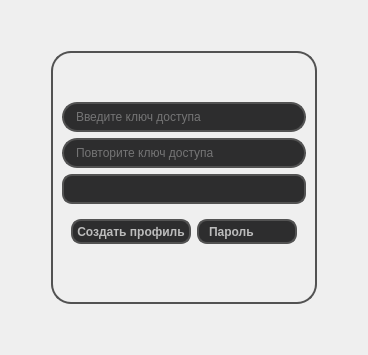
            <widget class="QWidget" name="page_auth">
             <property name="font">
              <font>
               <family>Segoe UI</family>
              </font>
             </property>
             <property name="layoutDirection">
              <enum>Qt::LeftToRight</enum>
             </property>
             <property name="autoFillBackground">
              <bool>false</bool>
             </property>
             <layout class="QGridLayout" name="gridLayout">
              <item row="1" column="1">
               <widget class="QFrame" name="frame_auth">
                <property name="sizePolicy">
                 <sizepolicy hsizetype="Preferred" vsizetype="Fixed">
                  <horstretch>0</horstretch>
                  <verstretch>0</verstretch>
                 </sizepolicy>
                </property>
                <property name="minimumSize">
                 <size>
                  <width>0</width>
                  <height>0</height>
                 </size>
                </property>
                <property name="styleSheet">
                 <string notr="true">border: 2px solid #525252;
border-radius: 20px;</string>
                </property>
                <property name="frameShape">
                 <enum>QFrame::StyledPanel</enum>
                </property>
                <property name="frameShadow">
                 <enum>QFrame::Raised</enum>
                </property>
                <layout class="QGridLayout" name="gridLayout_2">
                 <item row="2" column="0">
                  <widget class="QLineEdit" name="edit_auth_rPass">
                   <property name="minimumSize">
                    <size>
                     <width>230</width>
                     <height>30</height>
                    </size>
                   </property>
                   <property name="font">
                    <font>
                     <family>Segoe UI</family>
                    </font>
                   </property>
                   <property name="styleSheet">
                    <string notr="true">QLineEdit {
	background-color: #2D2D2E;
	border-radius: 15px;
	border: 2px solid #525252;
	padding-left: 10px;
	color: #BCBCBC;
}
QLineEdit:hover {
	border: 2px solid #777777;
}
QLineEdit:focus {
	border: 2px solid #8D8D8D;
}</string>
                   </property>
                   <property name="text">
                    <string/>
                   </property>
                   <property name="echoMode">
                    <enum>QLineEdit::Password</enum>
                   </property>
                   <property name="placeholderText">
                    <string>Повторите ключ доступа</string>
                   </property>
                  </widget>
                 </item>
                 <item row="0" column="0">
                  <spacer name="verticalSpacer_3">
                   <property name="orientation">
                    <enum>Qt::Vertical</enum>
                   </property>
                   <property name="sizeHint" stdset="0">
                    <size>
                     <width>20</width>
                     <height>40</height>
                    </size>
                   </property>
                  </spacer>
                 </item>
                 <item row="1" column="0">
                  <widget class="QLineEdit" name="edit_auth_pass">
                   <property name="minimumSize">
                    <size>
                     <width>230</width>
                     <height>30</height>
                    </size>
                   </property>
                   <property name="font">
                    <font>
                     <family>Segoe UI</family>
                    </font>
                   </property>
                   <property name="styleSheet">
                    <string notr="true">QLineEdit {
	background-color: #2D2D2E;
	border-radius: 15px;
	border: 2px solid #525252;
	padding-left: 10px;
	color: #BCBCBC;
}
QLineEdit:hover {
	border: 2px solid #777777;
}
QLineEdit:focus {
	border: 2px solid #8D8D8D;
}</string>
                   </property>
                   <property name="text">
                    <string/>
                   </property>
                   <property name="echoMode">
                    <enum>QLineEdit::Password</enum>
                   </property>
                   <property name="placeholderText">
                    <string>Введите ключ доступа</string>
                   </property>
                  </widget>
                 </item>
                 <item row="4" column="0">
                  <widget class="QFrame" name="frame_change">
                   <property name="styleSheet">
                    <string notr="true">border: 0px;
border-radius: 0px;</string>
                   </property>
                   <layout class="QHBoxLayout" name="horizontalLayout_9">
                    <item>
                     <widget class="QPushButton" name="btn_auth_create">
                      <property name="minimumSize">
                       <size>
                        <width>120</width>
                        <height>25</height>
                       </size>
                      </property>
                      <property name="maximumSize">
                       <size>
                        <width>120</width>
                        <height>25</height>
                       </size>
                      </property>
                      <property name="sizeIncrement">
                       <size>
                        <width>0</width>
                        <height>0</height>
                       </size>
                      </property>
                      <property name="baseSize">
                       <size>
                        <width>0</width>
                        <height>0</height>
                       </size>
                      </property>
                      <property name="font">
                       <font>
                        <family>Segoe UI</family>
                        <pointsize>9</pointsize>
                        <weight>75</weight>
                        <bold>true</bold>
                       </font>
                      </property>
                      <property name="cursor">
                       <cursorShape>PointingHandCursor</cursorShape>
                      </property>
                      <property name="styleSheet">
                       <string notr="true">QPushButton {
	background-color: #2D2D2E;
	color: #BCBCBC;
	border: 2px solid #525252;
	border-radius: 10px;
}
QPushButton:hover {
	background-color: #525252;
	border: 2px solid #777777;
}
QPushButton:pressed {	
	background-color: #2D2D2E;
	border: 2px solid #8D8D8D;
}</string>
                      </property>
                      <property name="text">
                       <string>Создать профиль</string>
                      </property>
                      <property name="autoDefault">
                       <bool>false</bool>
                      </property>
                      <property name="default">
                       <bool>false</bool>
                      </property>
                      <property name="flat">
                       <bool>false</bool>
                      </property>
                     </widget>
                    </item>
                    <item>
                     <widget class="QComboBox" name="cmb_auth_change">
                      <property name="minimumSize">
                       <size>
                        <width>100</width>
                        <height>25</height>
                       </size>
                      </property>
                      <property name="maximumSize">
                       <size>
                        <width>100</width>
                        <height>25</height>
                       </size>
                      </property>
                      <property name="font">
                       <font>
                        <family>Segoe UI</family>
                        <pointsize>9</pointsize>
                        <weight>75</weight>
                        <bold>true</bold>
                       </font>
                      </property>
                      <property name="cursor">
                       <cursorShape>PointingHandCursor</cursorShape>
                      </property>
                      <property name="focusPolicy">
                       <enum>Qt::NoFocus</enum>
                      </property>
                      <property name="contextMenuPolicy">
                       <enum>Qt::DefaultContextMenu</enum>
                      </property>
                      <property name="toolTip">
                       <string/>
                      </property>
                      <property name="autoFillBackground">
                       <bool>false</bool>
                      </property>
                      <property name="styleSheet">
                       <string notr="true">QComboBox{
	color: #BCBCBC;
	background-color: #2D2D2E;
	padding-left: 10px;
	border: 2px solid #525252;
	border-radius: 10px;
}
QComboBox:hover{
	background-color: #525252;
	border: 2px solid #777777;
}
QComboBox::drop-down {
	subcontrol-origin: padding;
    subcontrol-position: top right;
    width: 25px;
    border-top-right-radius: 3px;
    border-bottom-right-radius: 3px;
 }
QComboBox::down-arrow {
    image: url(:/topButtons/Resources/icons/arrow-bot.png);
}
QComboBox::down-arrow:on {
	image: url(:/topButtons/Resources/icons/arrow-top.png);
}</string>
                      </property>
                      <property name="editable">
                       <bool>false</bool>
                      </property>
                      <property name="currentText">
                       <string>Пароль</string>
                      </property>
                      <property name="maxVisibleItems">
                       <number>2</number>
                      </property>
                      <property name="insertPolicy">
                       <enum>QComboBox::InsertAtBottom</enum>
                      </property>
                      <property name="iconSize">
                       <size>
                        <width>16</width>
                        <height>16</height>
                       </size>
                      </property>
                      <property name="duplicatesEnabled">
                       <bool>false</bool>
                      </property>
                      <property name="frame">
                       <bool>true</bool>
                      </property>
                      <item>
                       <property name="text">
                        <string>Пароль</string>
                       </property>
                      </item>
                      <item>
                       <property name="text">
                        <string>USB</string>
                       </property>
                      </item>
                     </widget>
                    </item>
                   </layout>
                  </widget>
                 </item>
                 <item row="7" column="0">
                  <spacer name="verticalSpacer_4">
                   <property name="orientation">
                    <enum>Qt::Vertical</enum>
                   </property>
                   <property name="sizeHint" stdset="0">
                    <size>
                     <width>20</width>
                     <height>40</height>
                    </size>
                   </property>
                  </spacer>
                 </item>
                 <item row="3" column="0">
                  <widget class="QComboBox" name="cmb_auth_usb">
                   <property name="minimumSize">
                    <size>
                     <width>230</width>
                     <height>30</height>
                    </size>
                   </property>
                   <property name="maximumSize">
                    <size>
                     <width>16777215</width>
                     <height>16777215</height>
                    </size>
                   </property>
                   <property name="font">
                    <font>
                     <family>Segoe UI</family>
                     <pointsize>9</pointsize>
                     <weight>75</weight>
                     <bold>true</bold>
                    </font>
                   </property>
                   <property name="cursor">
                    <cursorShape>PointingHandCursor</cursorShape>
                   </property>
                   <property name="focusPolicy">
                    <enum>Qt::NoFocus</enum>
                   </property>
                   <property name="contextMenuPolicy">
                    <enum>Qt::DefaultContextMenu</enum>
                   </property>
                   <property name="toolTip">
                    <string/>
                   </property>
                   <property name="autoFillBackground">
                    <bool>false</bool>
                   </property>
                   <property name="styleSheet">
                    <string notr="true">QComboBox{
	color: #BCBCBC;
	background-color: #2D2D2E;
	padding-left: 10px;
	border: 2px solid #525252;
	border-radius: 10px;
}
QComboBox:hover{
	background-color: #525252;
	border: 2px solid #777777;
}
QComboBox::drop-down {
	subcontrol-origin: padding;
    subcontrol-position: top right;
    width: 25px;
    border-top-right-radius: 3px;
    border-bottom-right-radius: 3px;
 }
QComboBox::down-arrow {
    image: url(:/topButtons/Resources/icons/arrow-bot.png);
}
QComboBox::down-arrow:on {
	image: url(:/topButtons/Resources/icons/arrow-top.png);
}</string>
                   </property>
                   <property name="editable">
                    <bool>false</bool>
                   </property>
                   <property name="currentText">
                    <string/>
                   </property>
                   <property name="maxVisibleItems">
                    <number>2</number>
                   </property>
                   <property name="insertPolicy">
                    <enum>QComboBox::InsertAtBottom</enum>
                   </property>
                   <property name="iconSize">
                    <size>
                     <width>16</width>
                     <height>16</height>
                    </size>
                   </property>
                   <property name="duplicatesEnabled">
                    <bool>false</bool>
                   </property>
                   <property name="frame">
                    <bool>true</bool>
                   </property>
                  </widget>
                 </item>
                </layout>
               </widget>
              </item>
              <item row="1" column="2">
               <spacer name="horizontalSpacer_2">
                <property name="orientation">
                 <enum>Qt::Horizontal</enum>
                </property>
                <property name="sizeType">
                 <enum>QSizePolicy::Expanding</enum>
                </property>
                <property name="sizeHint" stdset="0">
                 <size>
                  <width>40</width>
                  <height>20</height>
                 </size>
                </property>
               </spacer>
              </item>
              <item row="1" column="0">
               <spacer name="horizontalSpacer">
                <property name="orientation">
                 <enum>Qt::Horizontal</enum>
                </property>
                <property name="sizeHint" stdset="0">
                 <size>
                  <width>40</width>
                  <height>20</height>
                 </size>
                </property>
               </spacer>
              </item>
              <item row="0" column="1">
               <spacer name="verticalSpacer">
                <property name="orientation">
                 <enum>Qt::Vertical</enum>
                </property>
                <property name="sizeHint" stdset="0">
                 <size>
                  <width>20</width>
                  <height>40</height>
                 </size>
                </property>
               </spacer>
              </item>
              <item row="2" column="1">
               <spacer name="verticalSpacer_2">
                <property name="orientation">
                 <enum>Qt::Vertical</enum>
                </property>
                <property name="sizeHint" stdset="0">
                 <size>
                  <width>20</width>
                  <height>40</height>
                 </size>
                </property>
               </spacer>
              </item>
             </layout>
            </widget>
